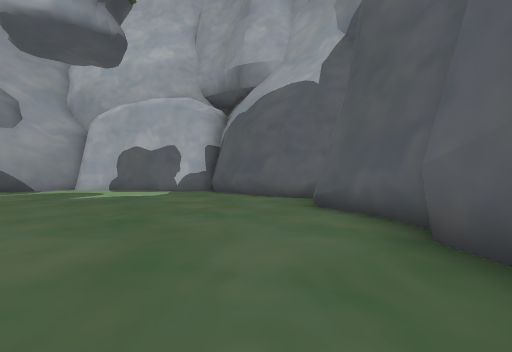
view 1 (above)

14 first-person views from a walk through a level from a Godot 3-D game. The camera is 1.3 m above the floor, looks level and sees 90° across. The floor is counted in squares, 2 m on a side. Each view is taken from the middle of a square. On the plan, view 1 faces up. The plan holds only what a view shows up to about 9 squares ahead; the rest is blank. The place goes on beyond the plan.

view 2
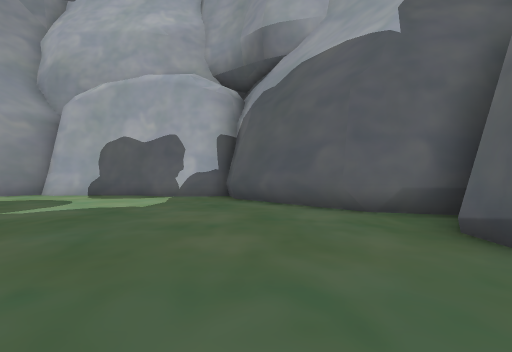

view 3
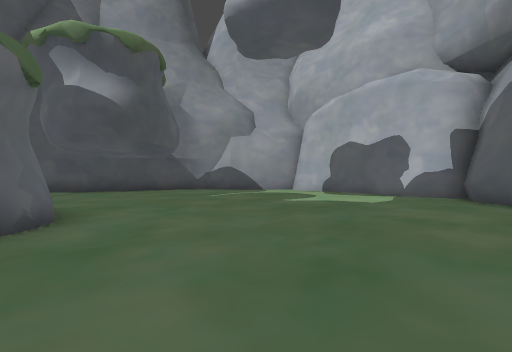

view 4
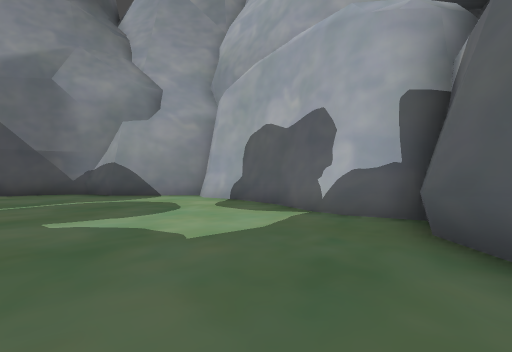

view 5
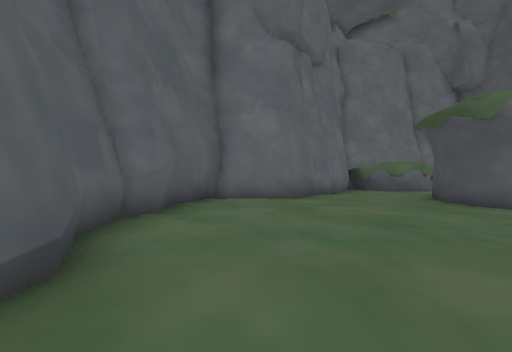

view 6
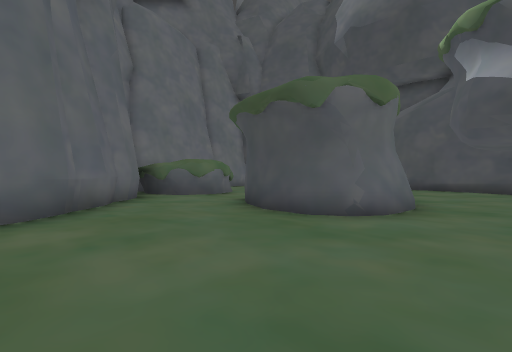

view 7
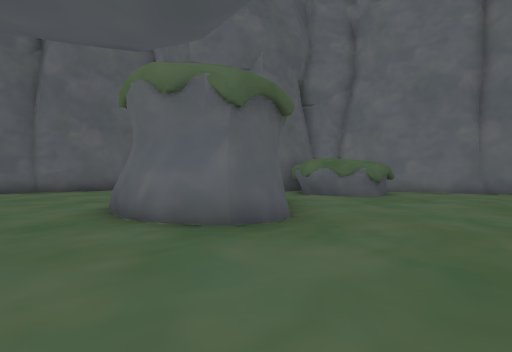

view 8
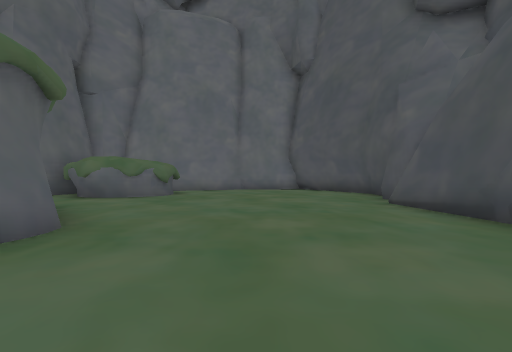

view 9
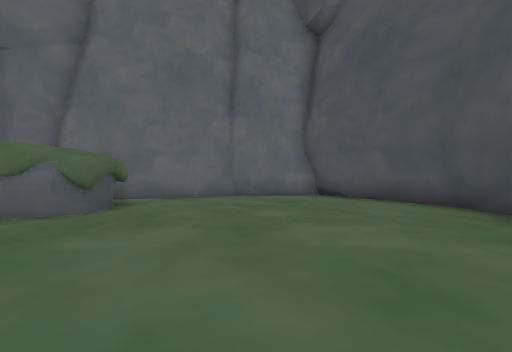

view 10
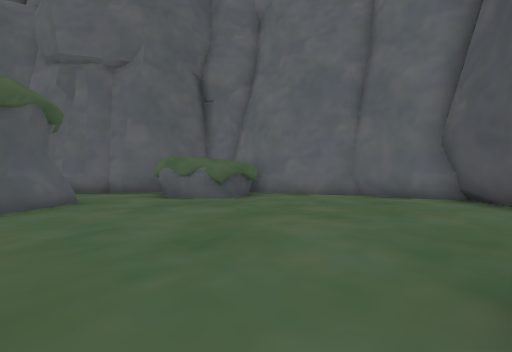

view 11
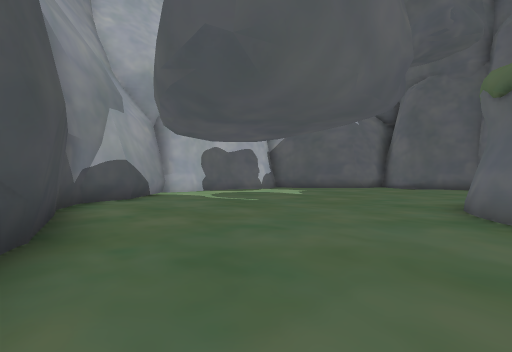

view 12
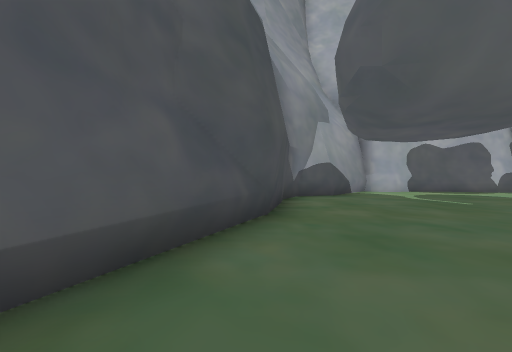

view 13
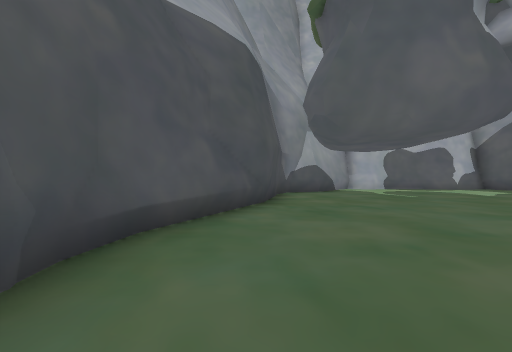

view 14
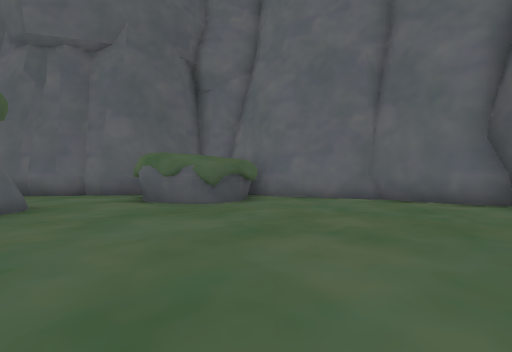

### Floor plan
Key: @ floor where view 1 was taken; # wall or solid block; . floor.
Columns run from 15 left of view 1 to 3 right of it. Each row starts with its distance up from view 1.
 12       #########
 11      ##.......#
 10    ###........##
  9   ##...........##
  8   #.............###
  7   #...............#
  6   #..............##
  5  ##..............#
  4  #...............#
  3 ##...............#
  2 #......####......#
  1 #......## #......#
  0 #.......###....@.#
 -1 #.......##....####
 -2 #............##
 -3 #...........##
 -4 #.......#####
 -5 #......##
 -6 #......##
 -7 ##......#
 -8  #....###
 -9  ######

Where each view was taken, in squares from view 1:
view 1: 0 up, 0 right, facing up
view 2: 3 up, 1 left, facing up
view 3: 2 up, 1 left, facing up-left
view 4: 7 up, 1 left, facing up-left
view 5: 7 up, 0 right, facing down
view 6: 4 up, 1 left, facing down-left
view 7: 4 up, 11 left, facing down-right
view 8: 4 up, 11 left, facing down
view 9: 0 up, 11 left, facing down
view 10: 0 up, 14 left, facing down-right
view 11: 2 up, 13 left, facing up-right
view 12: 1 up, 13 left, facing up
view 13: 1 down, 13 left, facing up
view 14: 1 down, 13 left, facing down-right
